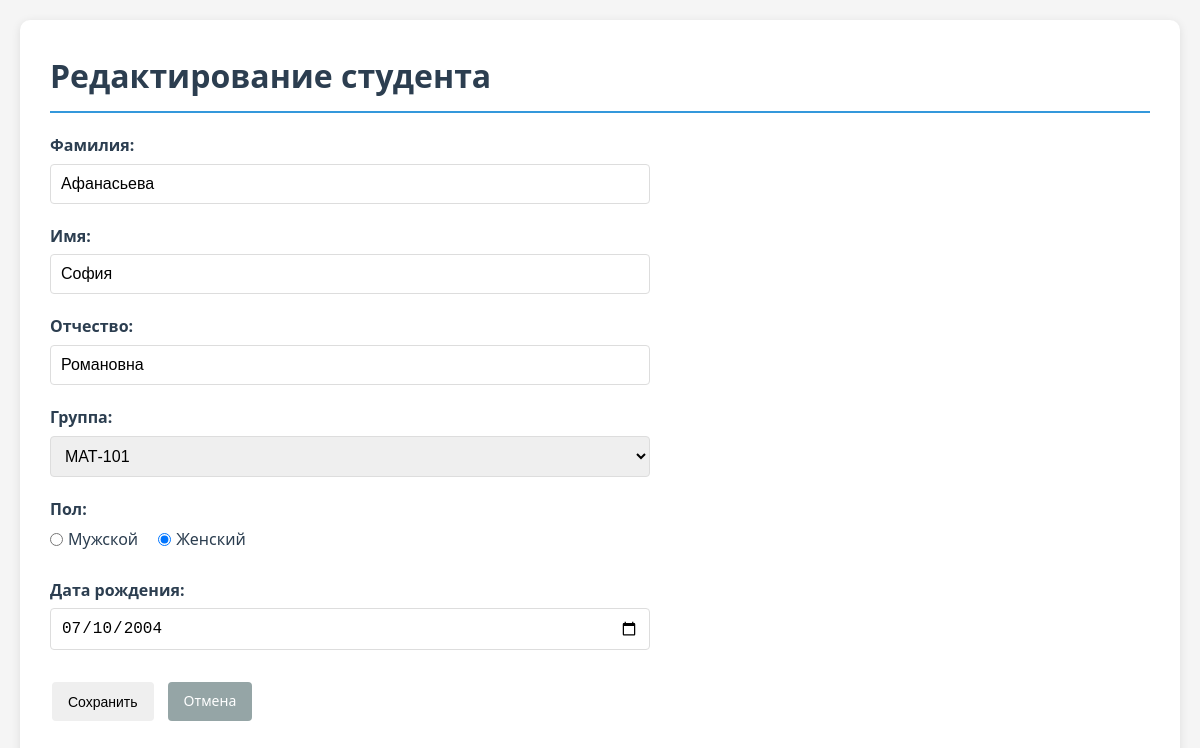
/student_form.php?id=42, run on the app's committed database.
### tables this page shows
CREATE TABLE students (
    id INTEGER PRIMARY KEY AUTOINCREMENT,
    last_name TEXT NOT NULL,
    first_name TEXT NOT NULL,
    middle_name TEXT,
    group_id INTEGER NOT NULL,
    gender TEXT CHECK(gender IN ('М', 'Ж')),
    birth_date DATE,
    FOREIGN KEY (group_id) REFERENCES groups(id) ON DELETE RESTRICT
);

CREATE TABLE groups (
    id INTEGER PRIMARY KEY AUTOINCREMENT,
    group_number TEXT NOT NULL UNIQUE
);

### includes/functions.php (called while the page is built, shortened)
<?php
function getGroups($db) {
    $stmt = $db->query('SELECT * FROM groups ORDER BY group_number');
    return $stmt->fetchAll(PDO::FETCH_ASSOC);
}
function getStudent($db, $id) {
    $stmt = $db->prepare('SELECT s.*, g.group_number FROM students s
                         JOIN groups g ON s.group_id = g.id WHERE s.id = ?');
    $stmt->execute([$id]);
    return $stmt->fetch(PDO::FETCH_ASSOC);
}
?>

### public/student_form.php (the view, shortened to what this page needs)
<?php
require_once '../includes/db.php';
require_once '../includes/functions.php';
$db = getDB();
$groups = getGroups($db);
$student = null;
if (isset($_GET['id'])) {
    $student = getStudent($db, $_GET['id']);
}
?>
<!DOCTYPE html>
<html lang="ru">
<head>
    <link rel="stylesheet" href="styles.css">
</head>
<body>
    <div class="container">
        <h1><?= $student ? 'Редактирование студента' : 'Добавление нового студента' ?></h1>
        <form method="post" class="form">
            <div class="form-group">
                <label>Фамилия:</label>
                <input type="text" name="last_name"
                       value="<?= htmlspecialchars($student['last_name'] ?? '') ?>" required>
            </div>
            <div class="form-group">
                <label>Имя:</label>
                <input type="text" name="first_name"
                       value="<?= htmlspecialchars($student['first_name'] ?? '') ?>" required>
            </div>
            <div class="form-group">
                <label>Отчество:</label>
                <input type="text" name="middle_name"
                       value="<?= htmlspecialchars($student['middle_name'] ?? '') ?>">
            </div>
            <div class="form-group">
                <label>Группа:</label>
                <select name="group_id" required>
                    <?php foreach ($groups as $group): ?>
                        <option value="<?= $group['id'] ?>"
                            <?= ($student['group_id'] ?? '') == $group['id'] ? 'selected' : '' ?>>
                            <?= htmlspecialchars($group['group_number']) ?>
                        </option>
                    <?php endforeach; ?>
                </select>
            </div>
            <div class="form-group">
                <label>Пол:</label>
                <div class="radio-group">
                    <label>
                        <input type="radio" name="gender" value="М"
                            <?= ($student['gender'] ?? '') == 'М' ? 'checked' : '' ?> required> Мужской
                    </label>
                    <label>
                        <input type="radio" name="gender" value="Ж"
                            <?= ($student['gender'] ?? '') == 'Ж' ? 'checked' : '' ?>> Женский
                    </label>
                </div>
            </div>
            <div class="form-group">
                <label>Дата рождения:</label>
                <input type="date" name="birth_date"
                       value="<?= $student['birth_date'] ?? '' ?>">
            </div>
            <div class="form-actions">
                <button type="submit" class="btn">Сохранить</button>
                <a href="index.php" class="btn cancel">Отмена</a>
            </div>
        </form>
    </div>
</body>
</html>

### public/styles.css (style rules this page uses)
* { margin: 0; padding: 0; box-sizing: border-box; }
body { font-family: 'Segoe UI', Tahoma, Geneva, Verdana, sans-serif; line-height: 1.6; color: #333; background-color: #f5f5f5; padding: 20px; }
.container { max-width: 1200px; margin: 0 auto; background: white; padding: 30px; border-radius: 10px; box-shadow: 0 2px 10px rgba(0,0,0,0.1); }
h1 { color: #2c3e50; margin-bottom: 20px; padding-bottom: 10px; border-bottom: 2px solid #3498db; }
.btn { display: inline-block; padding: 8px 16px; text-decoration: none; border-radius: 4px; font-weight: 500; cursor: pointer; transition: all 0.3s ease; border: none; font-size: 14px; margin: 2px; }
.btn.cancel { background-color: #95a5a6; color: white; }
.form { max-width: 600px; margin: 20px 0; }
.form-group { margin-bottom: 20px; }
.form-group label { display: block; margin-bottom: 5px; font-weight: 600; color: #2c3e50; }
.form-group input[type="text"], .form-group input[type="date"], .form-group select { width: 100%; padding: 10px; border: 1px solid #ddd; border-radius: 4px; font-size: 16px; }
.radio-group { display: flex; gap: 20px; margin-top: 5px; }
.radio-group label { display: flex; align-items: center; font-weight: normal; cursor: pointer; }
.radio-group input[type="radio"] { margin-right: 5px; }
.form-actions { display: flex; gap: 10px; margin-top: 30px; }

### data on the page
students: last_name "Афанасьева", first_name "София", middle_name "Романовна", group_id "МАТ-101", gender "☐ Мужской", gender "☑ Женский", birth_date "07/10/2004"
